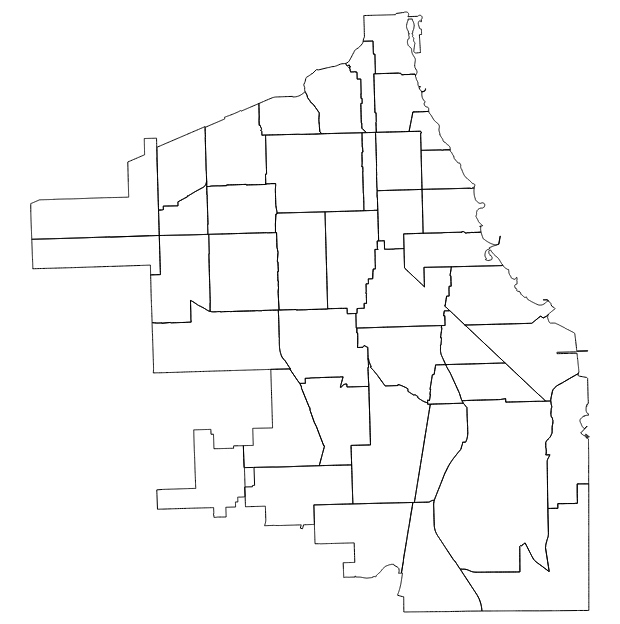

The notebook cell this image was saved under:
### Code cell
comm_chart = alt.Chart(commarea).mark_geoshape(fill='none',
    stroke='black',
    strokeWidth=0.5).encode(
        opacity=alt.value(1)
    ).project(type='identity', reflectY=True)

comm_chart

### Figure 1 — Vega-Lite specification as saved in the notebook (floating-point values rounded to 4 significant figures; data arrays with more than 128 entries replaced by an {"elided": "..."} marker saying what was removed)
{"config": {"view": {"continuousWidth": 300, "continuousHeight": 300}}, "data": {"name": "data-758426c408f03eacf81f027940a10235"}, "mark": {"type": "geoshape", "fill": "none", "stroke": "black", "strokeWidth": 0.5}, "encoding": {"opacity": {"value": 1}}, "projection": {"reflectY": true, "type": "identity"}, "$schema": "https://vega.github.io/schema/vega-lite/v5.20.1.json", "datasets": {"data-758426c408f03eacf81f027940a10235": [{"AREA": 0.0, "PERIMETER": 0.0, "COMAREA_": 0, "COMAREA_ID": 0, "AREA_NUMBE": "35", "COMMUNITY": "DOUGLAS", "AREA_NUM_1": "35", "SHAPE_AREA": 46000000.0, "SHAPE_LEN": 31030.0, "type": "Feature", "geometry": {"type": "MultiPolygon", "coordinates": {"elided": "1x1x352x2 float values"}}}, {"AREA": 0.0, "PERIMETER": 0.0, "COMAREA_": 0, "COMAREA_ID": 0, "AREA_NUMBE": "36", "COMMUNITY": "OAKLAND", "AREA_NUM_1": "36", "SHAPE_AREA": 16910000.0, "SHAPE_LEN": 19570.0, "type": "Feature", "geometry": {"type": "MultiPolygon", "coordinates": {"elided": "1x1x314x2 float values"}}}, {"AREA": 0.0, "PERIMETER": 0.0, "COMAREA_": 0, "COMAREA_ID": 0, "AREA_NUMBE": "37", "COMMUNITY": "FULLER PARK", "AREA_NUM_1": "37", "SHAPE_AREA": 19920000.0, "SHAPE_LEN": 25340.0, "type": "Feature", "geometry": {"type": "MultiPolygon", "coordinates": {"elided": "1x1x317x2 float values"}}}, {"AREA": 0.0, "PERIMETER": 0.0, "COMAREA_": 0, "COMAREA_ID": 0, "AREA_NUMBE": "38", "COMMUNITY": "GRAND BOULEVARD", "AREA_NUM_1": "38", "SHAPE_AREA": 48490000.0, "SHAPE_LEN": 28200.0, "type": "Feature", "geometry": {"type": "MultiPolygon", "coordinates": {"elided": "1x1x328x2 float values"}}}, {"AREA": 0.0, "PERIMETER": 0.0, "COMAREA_": 0, "COMAREA_ID": 0, "AREA_NUMBE": "39", "COMMUNITY": "KENWOOD", "AREA_NUM_1": "39", "SHAPE_AREA": 29070000.0, "SHAPE_LEN": 23330.0, "type": "Feature", "geometry": {"type": "MultiPolygon", "coordinates": {"elided": "1x1x693x2 float values"}}}, {"AREA": 0.0, "PERIMETER": 0.0, "COMAREA_": 0, "COMAREA_ID": 0, "AREA_NUMBE": "40", "COMMUNITY": "WASHINGTON PARK", "AREA_NUM_1": "40", "SHAPE_AREA": 42370000.0, "SHAPE_LEN": 28180.0, "type": "Feature", "geometry": {"type": "MultiPolygon", "coordinates": {"elided": "1x1x305x2 float values"}}}, {"AREA": 0.0, "PERIMETER": 0.0, "COMAREA_": 0, "COMAREA_ID": 0, "AREA_NUMBE": "41", "COMMUNITY": "HYDE PARK", "AREA_NUM_1": "41", "SHAPE_AREA": 45110000.0, "SHAPE_LEN": 29750.0, "type": "Feature", "geometry": {"type": "MultiPolygon", "coordinates": {"elided": "1x1x730x2 float values"}}}, {"AREA": 0.0, "PERIMETER": 0.0, "COMAREA_": 0, "COMAREA_ID": 0, "AREA_NUMBE": "42", "COMMUNITY": "WOODLAWN", "AREA_NUM_1": "42", "SHAPE_AREA": 57820000.0, "SHAPE_LEN": 46940.0, "type": "Feature", "geometry": {"type": "MultiPolygon", "coordinates": {"elided": "1x1x921x2 float values"}}}, {"AREA": 0.0, "PERIMETER": 0.0, "COMAREA_": 0, "COMAREA_ID": 0, "AREA_NUMBE": "33", "COMMUNITY": "NEAR SOUTH SIDE", "AREA_NUM_1": "33", "SHAPE_AREA": 49770000.0, "SHAPE_LEN": 45050.0, "type": "Feature", "geometry": {"type": "MultiPolygon", "coordinates": {"elided": "1x1x1488x2 float values"}}}, {"AREA": 0.0, "PERIMETER": 0.0, "COMAREA_": 0, "COMAREA_ID": 0, "AREA_NUMBE": "34", "COMMUNITY": "ARMOUR SQUARE", "AREA_NUM_1": "34", "SHAPE_AREA": 27770000.0, "SHAPE_LEN": 31950.0, "type": "Feature", "geometry": {"type": "MultiPolygon", "coordinates": {"elided": "1x1x360x2 float values"}}}, {"AREA": 0.0, "PERIMETER": 0.0, "COMAREA_": 0, "COMAREA_ID": 0, "AREA_NUMBE": "43", "COMMUNITY": "SOUTH SHORE", "AREA_NUM_1": "43", "SHAPE_AREA": 81810000.0, "SHAPE_LEN": 44250.0, "type": "Feature", "geometry": {"type": "MultiPolygon", "coordinates": {"elided": "1x1x1307x2 float values"}}}, {"AREA": 0.0, "PERIMETER": 0.0, "COMAREA_": 0, "COMAREA_ID": 0, "AREA_NUMBE": "44", "COMMUNITY": "CHATHAM", "AREA_NUM_1": "44", "SHAPE_AREA": 82320000.0, "SHAPE_LEN": 42010.0, "type": "Feature", "geometry": {"type": "MultiPolygon", "coordinates": {"elided": "1x1x619x2 float values"}}}, {"AREA": 0.0, "PERIMETER": 0.0, "COMAREA_": 0, "COMAREA_ID": 0, "AREA_NUMBE": "45", "COMMUNITY": "AVALON PARK", "AREA_NUM_1": "45", "SHAPE_AREA": 34850000.0, "SHAPE_LEN": 27630.0, "type": "Feature", "geometry": {"type": "MultiPolygon", "coordinates": {"elided": "1x1x348x2 float values"}}}, {"AREA": 0.0, "PERIMETER": 0.0, "COMAREA_": 0, "COMAREA_ID": 0, "AREA_NUMBE": "46", "COMMUNITY": "SOUTH CHICAGO", "AREA_NUM_1": "46", "SHAPE_AREA": 93270000.0, "SHAPE_LEN": 52440.0, "type": "Feature", "geometry": {"type": "MultiPolygon", "coordinates": {"elided": "1x1x1094x2 float values"}}}, {"AREA": 0.0, "PERIMETER": 0.0, "COMAREA_": 0, "COMAREA_ID": 0, "AREA_NUMBE": "47", "COMMUNITY": "BURNSIDE", "AREA_NUM_1": "47", "SHAPE_AREA": 17000000.0, "SHAPE_LEN": 18140.0, "type": "Feature", "geometry": {"type": "MultiPolygon", "coordinates": {"elided": "1x1x211x2 float values"}}}, {"AREA": 0.0, "PERIMETER": 0.0, "COMAREA_": 0, "COMAREA_ID": 0, "AREA_NUMBE": "48", "COMMUNITY": "CALUMET HEIGHTS", "AREA_NUM_1": "48", "SHAPE_AREA": 48830000.0, "SHAPE_LEN": 32930.0, "type": "Feature", "geometry": {"type": "MultiPolygon", "coordinates": {"elided": "1x1x361x2 float values"}}}, {"AREA": 0.0, "PERIMETER": 0.0, "COMAREA_": 0, "COMAREA_ID": 0, "AREA_NUMBE": "49", "COMMUNITY": "ROSELAND", "AREA_NUM_1": "49", "SHAPE_AREA": 134300000.0, "SHAPE_LEN": 56630.0, "type": "Feature", "geometry": {"type": "MultiPolygon", "coordinates": {"elided": "1x1x639x2 float values"}}}, {"AREA": 0.0, "PERIMETER": 0.0, "COMAREA_": 0, "COMAREA_ID": 0, "AREA_NUMBE": "50", "COMMUNITY": "PULLMAN", "AREA_NUM_1": "50", "SHAPE_AREA": 59000000.0, "SHAPE_LEN": 35570.0, "type": "Feature", "geometry": {"type": "MultiPolygon", "coordinates": {"elided": "1x1x378x2 float values"}}}, {"AREA": 0.0, "PERIMETER": 0.0, "COMAREA_": 0, "COMAREA_ID": 0, "AREA_NUMBE": "51", "COMMUNITY": "SOUTH DEERING", "AREA_NUM_1": "51", "SHAPE_AREA": 303800000.0, "SHAPE_LEN": 80390.0, "type": "Feature", "geometry": {"type": "MultiPolygon", "coordinates": {"elided": "1x1x769x2 float values"}}}, {"AREA": 0.0, "PERIMETER": 0.0, "COMAREA_": 0, "COMAREA_ID": 0, "AREA_NUMBE": "52", "COMMUNITY": "EAST SIDE", "AREA_NUM_1": "52", "SHAPE_AREA": 83240000.0, "SHAPE_LEN": 52270.0, "type": "Feature", "geometry": {"type": "MultiPolygon", "coordinates": {"elided": "1x1x932x2 float values"}}}, {"AREA": 0.0, "PERIMETER": 0.0, "COMAREA_": 0, "COMAREA_ID": 0, "AREA_NUMBE": "53", "COMMUNITY": "WEST PULLMAN", "AREA_NUM_1": "53", "SHAPE_AREA": 99370000.0, "SHAPE_LEN": 50020.0, "type": "Feature", "geometry": {"type": "MultiPolygon", "coordinates": {"elided": "1x1x1008x2 float values"}}}, {"AREA": 0.0, "PERIMETER": 0.0, "COMAREA_": 0, "COMAREA_ID": 0, "AREA_NUMBE": "54", "COMMUNITY": "RIVERDALE", "AREA_NUM_1": "54", "SHAPE_AREA": 98390000.0, "SHAPE_LEN": 46460.0, "type": "Feature", "geometry": {"type": "MultiPolygon", "coordinates": {"elided": "1x1x562x2 float values"}}}, {"AREA": 0.0, "PERIMETER": 0.0, "COMAREA_": 0, "COMAREA_ID": 0, "AREA_NUMBE": "55", "COMMUNITY": "HEGEWISCH", "AREA_NUM_1": "55", "SHAPE_AREA": 146000000.0, "SHAPE_LEN": 73690.0, "type": "Feature", "geometry": {"type": "MultiPolygon", "coordinates": {"elided": "1x1x530x2 float values"}}}, {"AREA": 0.0, "PERIMETER": 0.0, "COMAREA_": 0, "COMAREA_ID": 0, "AREA_NUMBE": "56", "COMMUNITY": "GARFIELD RIDGE", "AREA_NUM_1": "56", "SHAPE_AREA": 117900000.0, "SHAPE_LEN": 60080.0, "type": "Feature", "geometry": {"type": "MultiPolygon", "coordinates": {"elided": "1x1x1005x2 float values"}}}, {"AREA": 0.0, "PERIMETER": 0.0, "COMAREA_": 0, "COMAREA_ID": 0, "AREA_NUMBE": "57", "COMMUNITY": "ARCHER HEIGHTS", "AREA_NUM_1": "57", "SHAPE_AREA": 55920000.0, "SHAPE_LEN": 31880.0, "type": "Feature", "geometry": {"type": "MultiPolygon", "coordinates": {"elided": "1x1x364x2 float values"}}}, {"AREA": 0.0, "PERIMETER": 0.0, "COMAREA_": 0, "COMAREA_ID": 0, "AREA_NUMBE": "58", "COMMUNITY": "BRIGHTON PARK", "AREA_NUM_1": "58", "SHAPE_AREA": 75890000.0, "SHAPE_LEN": 36540.0, "type": "Feature", "geometry": {"type": "MultiPolygon", "coordinates": {"elided": "1x1x441x2 float values"}}}, {"AREA": 0.0, "PERIMETER": 0.0, "COMAREA_": 0, "COMAREA_ID": 0, "AREA_NUMBE": "59", "COMMUNITY": "MCKINLEY PARK", "AREA_NUM_1": "59", "SHAPE_AREA": 39430000.0, "SHAPE_LEN": 26010.0, "type": "Feature", "geometry": {"type": "MultiPolygon", "coordinates": {"elided": "1x1x255x2 float values"}}}, {"AREA": 0.0, "PERIMETER": 0.0, "COMAREA_": 0, "COMAREA_ID": 0, "AREA_NUMBE": "60", "COMMUNITY": "BRIDGEPORT", "AREA_NUM_1": "60", "SHAPE_AREA": 58290000.0, "SHAPE_LEN": 32730.0, "type": "Feature", "geometry": {"type": "MultiPolygon", "coordinates": {"elided": "1x1x336x2 float values"}}}, {"AREA": 0.0, "PERIMETER": 0.0, "COMAREA_": 0, "COMAREA_ID": 0, "AREA_NUMBE": "61", "COMMUNITY": "NEW CITY", "AREA_NUM_1": "61", "SHAPE_AREA": 134600000.0, "SHAPE_LEN": 48130.0, "type": "Feature", "geometry": {"type": "MultiPolygon", "coordinates": {"elided": "1x1x616x2 float values"}}}, {"AREA": 0.0, "PERIMETER": 0.0, "COMAREA_": 0, "COMAREA_ID": 0, "AREA_NUMBE": "62", "COMMUNITY": "WEST ELSDON", "AREA_NUM_1": "62", "SHAPE_AREA": 32710000.0, "SHAPE_LEN": 26230.0, "type": "Feature", "geometry": {"type": "MultiPolygon", "coordinates": {"elided": "1x1x386x2 float values"}}}, {"AREA": 0.0, "PERIMETER": 0.0, "COMAREA_": 0, "COMAREA_ID": 0, "AREA_NUMBE": "63", "COMMUNITY": "GAGE PARK", "AREA_NUM_1": "63", "SHAPE_AREA": 61280000.0, "SHAPE_LEN": 32290.0, "type": "Feature", "geometry": {"type": "MultiPolygon", "coordinates": {"elided": "1x1x367x2 float values"}}}, {"AREA": 0.0, "PERIMETER": 0.0, "COMAREA_": 0, "COMAREA_ID": 0, "AREA_NUMBE": "64", "COMMUNITY": "CLEARING", "AREA_NUM_1": "64", "SHAPE_AREA": 71150000.0, "SHAPE_LEN": 45360.0, "type": "Feature", "geometry": {"type": "MultiPolygon", "coordinates": {"elided": "1x1x535x2 float values"}}}, {"AREA": 0.0, "PERIMETER": 0.0, "COMAREA_": 0, "COMAREA_ID": 0, "AREA_NUMBE": "65", "COMMUNITY": "WEST LAWN", "AREA_NUM_1": "65", "SHAPE_AREA": 82320000.0, "SHAPE_LEN": 41930.0, "type": "Feature", "geometry": {"type": "MultiPolygon", "coordinates": {"elided": "1x1x520x2 float values"}}}, {"AREA": 0.0, "PERIMETER": 0.0, "COMAREA_": 0, "COMAREA_ID": 0, "AREA_NUMBE": "66", "COMMUNITY": "CHICAGO LAWN", "AREA_NUM_1": "66", "SHAPE_AREA": 98280000.0, "SHAPE_LEN": 40070.0, "type": "Feature", "geometry": {"type": "MultiPolygon", "coordinates": {"elided": "1x1x391x2 float values"}}}, {"AREA": 0.0, "PERIMETER": 0.0, "COMAREA_": 0, "COMAREA_ID": 0, "AREA_NUMBE": "67", "COMMUNITY": "WEST ENGLEWOOD", "AREA_NUM_1": "67", "SHAPE_AREA": 87950000.0, "SHAPE_LEN": 40200.0, "type": "Feature", "geometry": {"type": "MultiPolygon", "coordinates": {"elided": "1x1x393x2 float values"}}}, {"AREA": 0.0, "PERIMETER": 0.0, "COMAREA_": 0, "COMAREA_ID": 0, "AREA_NUMBE": "68", "COMMUNITY": "ENGLEWOOD", "AREA_NUM_1": "68", "SHAPE_AREA": 85650000.0, "SHAPE_LEN": 42320.0, "type": "Feature", "geometry": {"type": "MultiPolygon", "coordinates": {"elided": "1x1x539x2 float values"}}}, {"AREA": 0.0, "PERIMETER": 0.0, "COMAREA_": 0, "COMAREA_ID": 0, "AREA_NUMBE": "69", "COMMUNITY": "GREATER GRAND CROSSING", "AREA_NUM_1": "69", "SHAPE_AREA": 98850000.0, "SHAPE_LEN": 54650.0, "type": "Feature", "geometry": {"type": "MultiPolygon", "coordinates": {"elided": "1x1x800x2 float values"}}}, {"AREA": 0.0, "PERIMETER": 0.0, "COMAREA_": 0, "COMAREA_ID": 0, "AREA_NUMBE": "70", "COMMUNITY": "ASHBURN", "AREA_NUM_1": "70", "SHAPE_AREA": 135500000.0, "SHAPE_LEN": 54820.0, "type": "Feature", "geometry": {"type": "MultiPolygon", "coordinates": {"elided": "1x1x814x2 float values"}}}, {"AREA": 0.0, "PERIMETER": 0.0, "COMAREA_": 0, "COMAREA_ID": 0, "AREA_NUMBE": "71", "COMMUNITY": "AUBURN GRESHAM", "AREA_NUM_1": "71", "SHAPE_AREA": 105100000.0, "SHAPE_LEN": 46760.0, "type": "Feature", "geometry": {"type": "MultiPolygon", "coordinates": {"elided": "1x1x563x2 float values"}}}, {"AREA": 0.0, "PERIMETER": 0.0, "COMAREA_": 0, "COMAREA_ID": 0, "AREA_NUMBE": "72", "COMMUNITY": "BEVERLY", "AREA_NUM_1": "72", "SHAPE_AREA": 88780000.0, "SHAPE_LEN": 44590.0, "type": "Feature", "geometry": {"type": "MultiPolygon", "coordinates": {"elided": "1x1x502x2 float values"}}}, {"AREA": 0.0, "PERIMETER": 0.0, "COMAREA_": 0, "COMAREA_ID": 0, "AREA_NUMBE": "73", "COMMUNITY": "WASHINGTON HEIGHTS", "AREA_NUM_1": "73", "SHAPE_AREA": 79640000.0, "SHAPE_LEN": 42220.0, "type": "Feature", "geometry": {"type": "MultiPolygon", "coordinates": {"elided": "1x1x353x2 float values"}}}, {"AREA": 0.0, "PERIMETER": 0.0, "COMAREA_": 0, "COMAREA_ID": 0, "AREA_NUMBE": "74", "COMMUNITY": "MOUNT GREENWOOD", "AREA_NUM_1": "74", "SHAPE_AREA": 75580000.0, "SHAPE_LEN": 48670.0, "type": "Feature", "geometry": {"type": "MultiPolygon", "coordinates": {"elided": "1x1x735x2 float values"}}}, {"AREA": 0.0, "PERIMETER": 0.0, "COMAREA_": 0, "COMAREA_ID": 0, "AREA_NUMBE": "75", "COMMUNITY": "MORGAN PARK", "AREA_NUM_1": "75", "SHAPE_AREA": 91880000.0, "SHAPE_LEN": 46400.0, "type": "Feature", "geometry": {"type": "MultiPolygon", "coordinates": {"elided": "1x1x617x2 float values"}}}]}}
